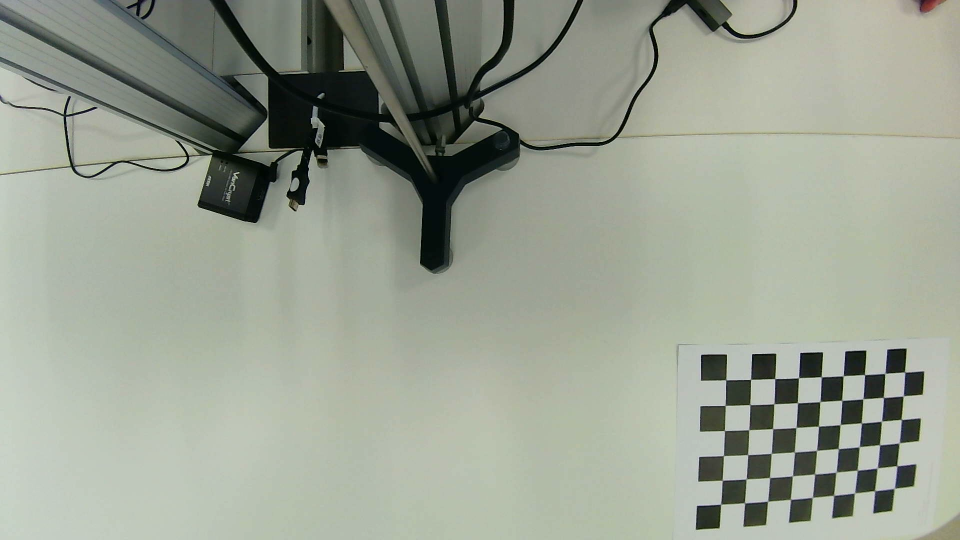
#> input picture localization/camera_calibration/images/image0.png, 1920 x 1080 px, given in place of the camera (shown at 1/2 size)
$ python camera.py
#> lines starting #> are read from the running program, lines starting #| are printed output that depends on the picture
import numpy as np
import cv2 as cv
import time
import colorsys

from .helper_functions import *
from .vehicle import Vehicle

class Camera:
    #Hue from (HSV model) - HSV in opencv is from 0-179 - not 0-359 as per default
    ColorMap = {"green" : 120/2,
                "blue"  : 240/2,
                "yellow" : 60/2,
                "red"    : 360/2,
                #"orange" : 30/2,
                }

    def __init__(self,
                 vertical_resolution_px = 1200,
                 horizontal_resolution_px = 1920,
                 frames_per_seconds = 30,#90,
                 opening_angle_vertical_degrees = 88.0,
                 opening_angle_horizontal_degrees = 126.0,
                 meters_to_pixels = 666, #1075,
                 max_speed_vehicle_mps = 2.0,
                 minimum_brightness = 1.2, #2.7,
                 threshold_brightness_of_black = 150,
                 threshold_brightness_of_white = 200,
                 circle_diameter_meters = 0.023,
                 size_between_black_and_white_center_meters = 0.08,
                 height_over_ground_black_meters = 0.042,
                 height_over_ground_white_meters = 0.025,
                 cameraMatrix = np.array([[1.19164513e+03, 0.00000000e+00, 9.32255365e+02],
                             [0.00000000e+00, 1.19269246e+03, 5.44789222e+02],
                            [0.00000000e+00, 0.00000000e+00, 1.00000000e+00]]),
                 distortionCoefficients = np.array([[ 0.02473071, -0.39668063,  0.00151336,  0.00085757,  0.25759047]]),
                 create_debug_video=False,
                 from_file=None,
                 simulate_camera=False,
                 racetrack=None
                 ):

        self.cap = None

        self.racetrack = racetrack

        if from_file is None:
            #self.cap = cv.VideoCapture(0) #use default camera driver (might not support 90fps)
            if not simulate_camera:
                self.cap = cv.VideoCapture(0, cv.CAP_V4L) #use V4L to access the camera
        else:
            self.cap = cv.VideoCapture(from_file)

        if not simulate_camera and not self.cap.isOpened():
            print("Cannot open camera")
            exit()

        self.DEBUG = False

        #camera stream properties
        self.vertical_resolution_px = vertical_resolution_px
        self.horizontal_resolution_px = horizontal_resolution_px
        self.frames_per_seconds = frames_per_seconds
        self.opening_angle_vertical_degrees = opening_angle_vertical_degrees
        self.opening_angle_horizontal_degrees = opening_angle_horizontal_degrees

        #physical scenario: configuration variables
        self.meters_to_pixels = meters_to_pixels        #how many pixels are in one meter?
        self.max_speed_vehicle_mps = max_speed_vehicle_mps    #max speed of a car in meters per second
        self.minimum_brightness = minimum_brightness       #used to brighten the image of the webcam
        self.threshold_brightness_of_black = threshold_brightness_of_black
        self.threshold_brightness_of_white = threshold_brightness_of_white
        self.size_between_black_and_white_center_px = size_between_black_and_white_center_meters * self.meters_to_pixels #8cm from center to center
        self.height_over_ground_black_meters = height_over_ground_black_meters #how high is the black dot on the vehicle measured from the ground
        self.height_over_ground_white_meters = height_over_ground_white_meters #how high is the white dot on the vehicle measured from the ground
        self.circle_diameter_px = circle_diameter_meters * self.meters_to_pixels  #diameter of black and white dots (2cm)

        #debug video saver
        self.video_out = None
        self.create_debug_video = create_debug_video
        if create_debug_video:
            self.setup_debug_video()


        self.frames_to_save = []


        #intrinsic camera calibration
        #Camera matrix :
        self.cameraMatrix = cameraMatrix

        #Distortion coefficients :
        self.distortionCoefficients = distortionCoefficients

        #apply camera correction
        h,  w = self.horizontal_resolution_px, self.vertical_resolution_px
        newcameramtx, _ =cv.getOptimalNewCameraMatrix(self.cameraMatrix,self.distortionCoefficients,(w,h),1,(w,h))
        self.remapX, self.remapY = cv.initUndistortRectifyMap(self.cameraMatrix,self.distortionCoefficients, None, newcameramtx,(h, w),5)


        #state tracked by the camera
        self.tracked_vehicles : list[Vehicle] = []  #vehicles found by the camera
        self.color_correct_ratio : float = 1.0
        self.current_time : float = 0
        self.current_frame = None

        #for calculating FPS
        self.time_end = 0
        self.fps_buffer = []

        if not simulate_camera:
            self.__setup_video_stream__()

        self.video_stream_active = True

    # [4 lines left out: function setup_debug_video, not called in this run]

    def is_video_stream_active(self):
        return self.video_stream_active

    def get_last_frame(self):
        return self.current_frame

    def get_frame(self, initializeColorCorrection=False, colorCorrect=True):
#> called with initializeColorCorrection = True, colorCorrect = True
        ret, frame = self.cap.read()
#> frame is the input picture: shape (1080, 1920, 3); mean B, G, R 146.5, 160.3, 153.6

        # if frame is read correctly ret is True
        if not ret:
            print("Can't receive frame (stream end?). Exiting ...")
            self.video_stream_active = False
            return None

        if self.create_debug_video:
            self.frames_to_save.append(frame)

        #apply camera correction to frame
        frame = cv.remap(frame, self.remapX, self.remapY, cv.INTER_LINEAR)
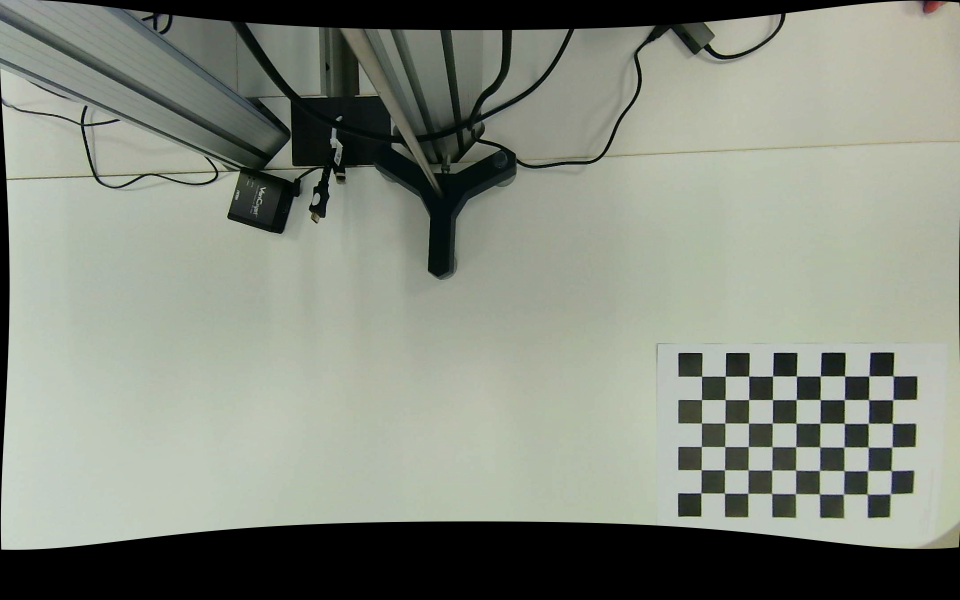
#> frame: shape (1200, 1920, 3) (shown at 1/2 size); mean B, G, R 126.3, 138, 132.4

        #color correct the image
        if colorCorrect:
            frame = self.colorCorrectImage(frame, initializeRatio=initializeColorCorrection)
#> in colorCorrectImage, `brightness = np.sum(frame) / (255 * cols * rows)`: brightness = 1.56
#> in colorCorrectImage, `self.color_correct_ratio = brightness / self.minimum_brightness`: self.color_correct_ratio = 1.3
#> in colorCorrectImage, `frame = cv.convertScaleAbs(frame, alpha = 1 / self.color_correct_ratio..`:
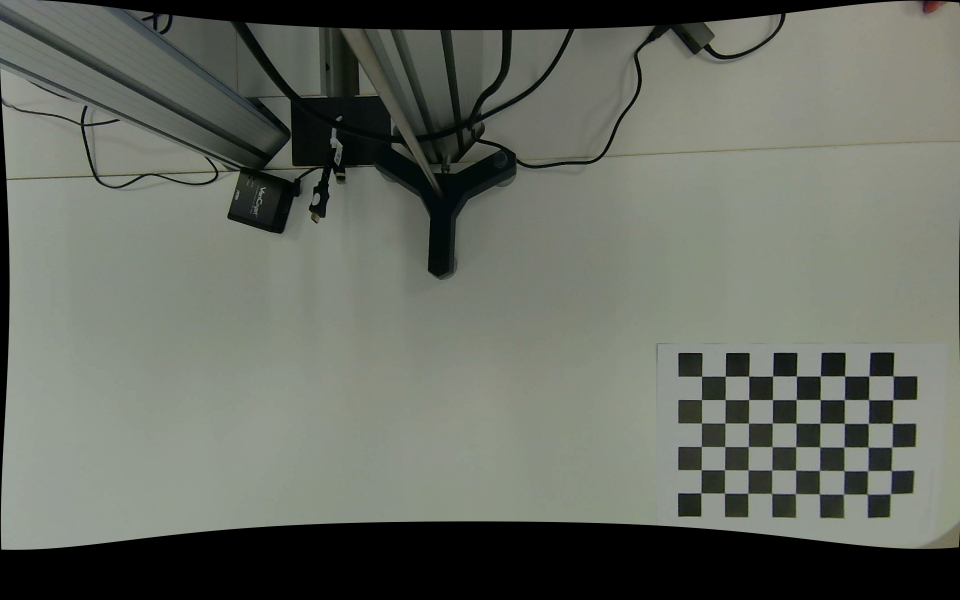
#> frame: shape (1200, 1920, 3) (shown at 1/2 size); mean of channels 0, 1, 2 97.4, 106.5, 102.1; drawn as B, G, R

        return frame

    #configure video stream using V4L
    def __setup_video_stream__(self):
        self.cap.set(cv.CAP_PROP_FOURCC, cv.VideoWriter_fourcc('M', 'J', 'P', 'G')) # depends on fourcc available camera
        self.cap.set(cv.CAP_PROP_FRAME_WIDTH, self.horizontal_resolution_px)
        self.cap.set(cv.CAP_PROP_FRAME_HEIGHT, self.vertical_resolution_px)
        self.cap.set(cv.CAP_PROP_FPS, self.frames_per_seconds)

    #destructor
    # [12 lines left out: function __del__, not called in this run]

    #display visual aid to adjust pitch, yaw, and roll of physical camera mounted above racetrack
    #also computes the correct value for meters_to_pixels
    def cameraCalibrationWizard(self):
        print("position the four 3d-printed chessboard pieces in the four corners of the racetrack.")
        print("press any key if done.")
        input()

        print("Starting calibration process.\nIf you are happy with the result, exit routine by pressing q.")

        while True:
            # read frame
            frame = self.get_frame(initializeColorCorrection=True)

            # if frame is read correctly ret is True
            if frame is None:
                print("Can't receive frame (stream end?). Exiting ...")
                self.video_stream_active = False
                break

            # Our operations on the frame come here
            gray = cv.cvtColor(frame, cv.COLOR_BGR2GRAY)
            #gray = cv.medianBlur(gray, 5)

            #find chessboard in each corner

            h, w = gray.shape[:2]
#> h = 1200; w = 1920
            h2, w2 = h // 2, w // 2
#> h2 = 600; w2 = 960

            # Dividing image in quadrants subimages with offsets clockwise starting top left
            regions = [
                (gray[0:h2, 0:w2], 0, 0),
                (gray[0:h2, w2:w], 0, w2),
                (gray[h2:h, w2:w], h2, w2),
                (gray[h2:h, 0:w2], h2, 0),
            ]

            regionCenters = []
            for img, xoff, yoff in regions:
                ret, corners = cv.findChessboardCorners(img, (3, 3), None)

                if ret:
                    regionCenters.append( (int(corners[4][0][0] + yoff),
                                           int(corners[4][0][1] + xoff)) )

                    cv.drawChessboardCorners(frame, (3,3), np.array([[[c[0][0]+yoff, c[0][1]+xoff]] for c in corners], dtype=np.float32), ret)
#> this loop made 4 passes
#> (xoff, yoff) on passes 1 to 4: (0, 0), (0, 960), (600, 960), (600, 0)
#> after the loop, regionCenters = []

            if len(regionCenters) != 4:
                print(f"Could not find all chessboard patterns ({len(regionCenters)}/4 detected)")
#| Could not find all chessboard patterns (0/4 detected)
                cv.imshow('frame', frame)
                cv.waitKey(1)
                continue

            #compute distances between markers to find out if camera is mounted in parallel to the racetrack
            distHorizontalTop    = math.sqrt((regionCenters[0][0] - regionCenters[1][0])**2 + \
                                             (regionCenters[0][1] - regionCenters[1][1])**2)

            distHorizontalBottom = math.sqrt((regionCenters[2][0] - regionCenters[3][0])**2 + \
                                             (regionCenters[2][1] - regionCenters[3][1])**2)

            distVerticalLeft     = math.sqrt((regionCenters[0][0] - regionCenters[3][0])**2 + \
                                             (regionCenters[0][1] - regionCenters[3][1])**2)

            distVerticalRight    = math.sqrt((regionCenters[1][0] - regionCenters[2][0])**2 + \
                                             (regionCenters[1][1] - regionCenters[2][1])**2)

            diffHorizontal = abs( distHorizontalTop - distHorizontalBottom )
            diffVertical   = abs( distVerticalLeft  - distVerticalRight )

            colorHueHorizontal = Camera.ColorMap["green"]
            colorHueVertical   = Camera.ColorMap["green"]

            if diffHorizontal > 10:
                colorHueHorizontal = Camera.ColorMap["yellow"]
            if diffHorizontal > 20:
                colorHueHorizontal = Camera.ColorMap["red"]
            if diffVertical > 10:
                colorHueVertical = Camera.ColorMap["yellow"]
            if diffVertical > 20:
                colorHueVertical = Camera.ColorMap["red"]

            #convert hsv to rgb:
            colorHueVertical = colorsys.hsv_to_rgb(colorHueVertical/360, 1, 1)
            colorHueHorizontal = colorsys.hsv_to_rgb(colorHueHorizontal/360, 1, 1)
            #convert rgb to bgr
            colorHueVertical = (colorHueVertical[2]*255, colorHueVertical[1]*255, colorHueVertical[0]*255)
            colorHueHorizontal = (colorHueHorizontal[2]*255, colorHueHorizontal[1]*255, colorHueHorizontal[0]*255)

            diffVertical = min(max(int(diffVertical), 1), 100)
            diffHorizontal = min(max(int(diffHorizontal), 1), 100)

            #color in values
            cv.line(frame, regionCenters[0], regionCenters[3], color=colorHueVertical, thickness=diffVertical)
            cv.line(frame, regionCenters[1], regionCenters[2], color=colorHueVertical, thickness=diffVertical)

            cv.line(frame, regionCenters[0], regionCenters[1], color=colorHueHorizontal, thickness=diffHorizontal)
            cv.line(frame, regionCenters[3], regionCenters[2], color=colorHueHorizontal, thickness=diffHorizontal)

            # Display the resulting frame
            cv.imshow('frame', frame)
            if cv.waitKey(1) == ord('q'):

                #calibrate pixel to meters by using the cross measurements (top-left to bottom-right corners)
                dist1    = math.sqrt((regionCenters[0][0] - regionCenters[2][0])**2 + \
                                     (regionCenters[0][1] - regionCenters[2][1])**2)
                dist2    = math.sqrt((regionCenters[1][0] - regionCenters[3][0])**2 + \
                                     (regionCenters[1][1] - regionCenters[3][1])**2)

                meanDist = (dist1+dist2)/2

                #how many pixels are in a meter?
                real_world_distance_across_meters = 2.36 #measured on racetrack from chessboard corner to chessboard corner
                self.meters_to_pixels = meanDist / real_world_distance_across_meters
                print("################")
                print(f"meters_to_pixels is {self.meters_to_pixels}. Adjust constant in code acordingly!!!!!!!!")
                print("################")

                return


    #project a point seen at a known height to the floor
    # [60 lines left out: functions correctForHeightOfVehicle, updateVehiclePosition, not called in this run]


    def colorCorrectImage(self, frame, initializeRatio=False):
        #return frame
        if initializeRatio:
            cols, rows, _ = frame.shape
            brightness = np.sum(frame) / (255 * cols * rows)

            self.color_correct_ratio = brightness / self.minimum_brightness
        frame = cv.convertScaleAbs(frame, alpha = 1 / self.color_correct_ratio, beta = 0)

        return frame

    # [346 lines left out: functions classifyDotsFromCircles, getColorOfVehicle, detectVehicles, getSubimageFromPoints, drawBoundingBox, trackVehicles and 1 more, not called in this run]


if __name__ == "__main__":

    cam = Camera()

    #calibrate Camera
    cam.cameraCalibrationWizard()

    while True:
        if cam.detectVehicles() > 0:
            while len(cam.tracked_vehicles) > 0:
                cam.trackVehicles()
            while cv.waitKey(1) != ord('n'):
                pass
        else:
            print("Lost track - restarting.")

$ run again, on localization/camera_calibration/images/image10.png
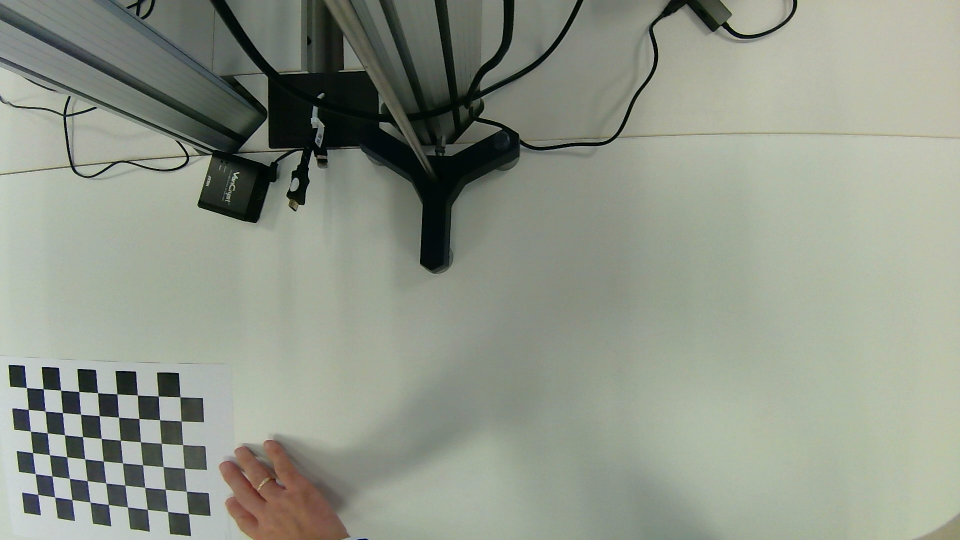
#> input picture localization/camera_calibration/images/image10.png, 1920 x 1080 px, given in place of the camera (shown at 1/2 size)
#> in get_frame, frame is the input picture: shape (1080, 1920, 3); mean B, G, R 136, 149.1, 143
#> in get_frame, `frame = cv.remap(frame, self.remapX, self.remapY, cv.INTER_LINEAR)`:
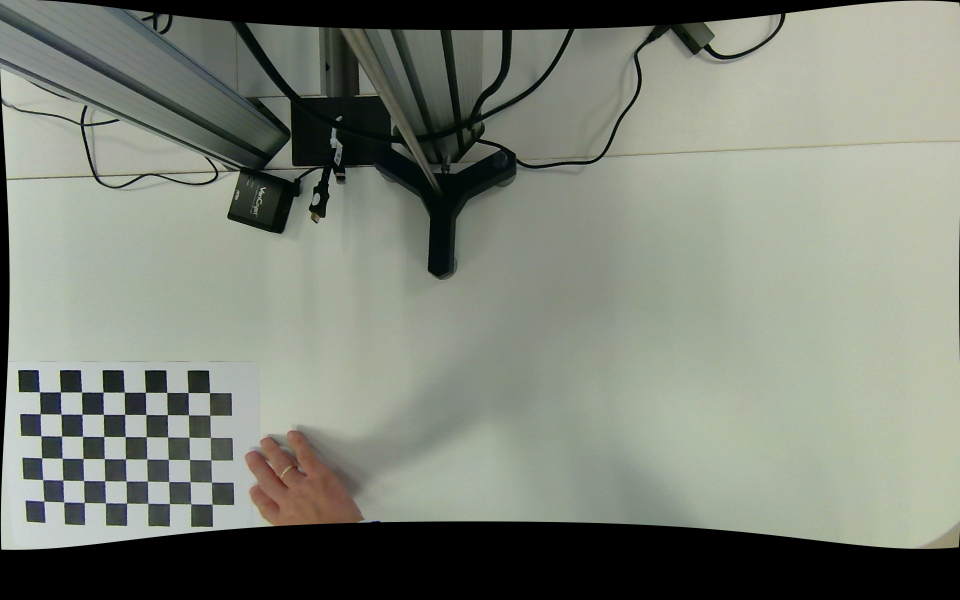
#> frame: shape (1200, 1920, 3) (shown at 1/2 size); mean B, G, R 118.2, 129.3, 124.1
#> brightness = 1.46
#> self.color_correct_ratio = 1.21
#> in colorCorrectImage, `frame = cv.convertScaleAbs(frame, alpha = 1 / self.color_correct_ratio..`:
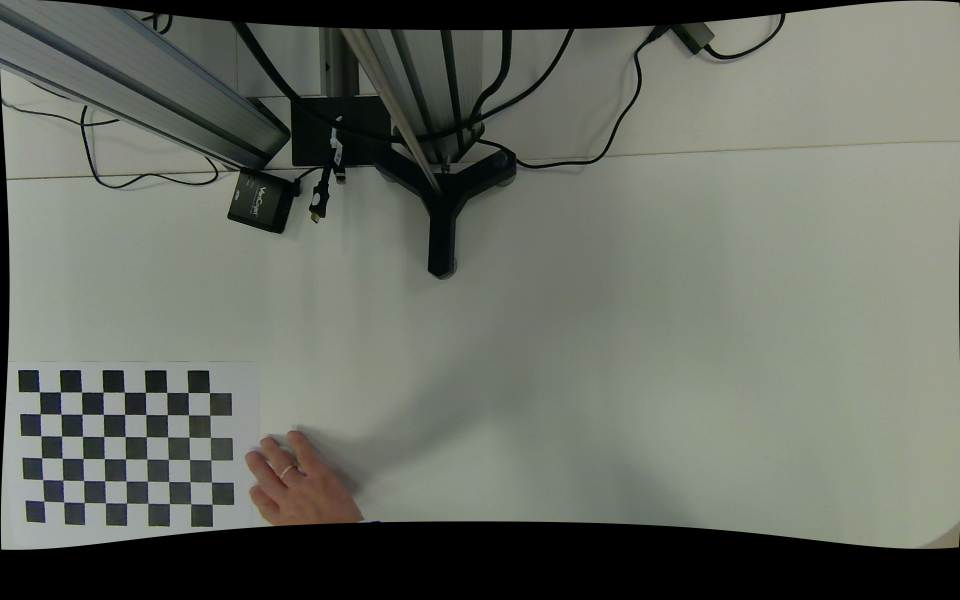
#> frame: shape (1200, 1920, 3) (shown at 1/2 size); mean of channels 0, 1, 2 97.3, 106.5, 102.2; drawn as B, G, R
#> the loop in cameraCalibrationWizard, `for img, xoff, yoff in regions:` made 4 passes
#> (xoff, yoff) on passes 1 to 4: (0, 0), (0, 960), (600, 960), (600, 0)
#> after the loop in cameraCalibrationWizard, `for img, xoff, yoff in regions:`: regionCenters = []
#| Could not find all chessboard patterns (0/4 detected)
